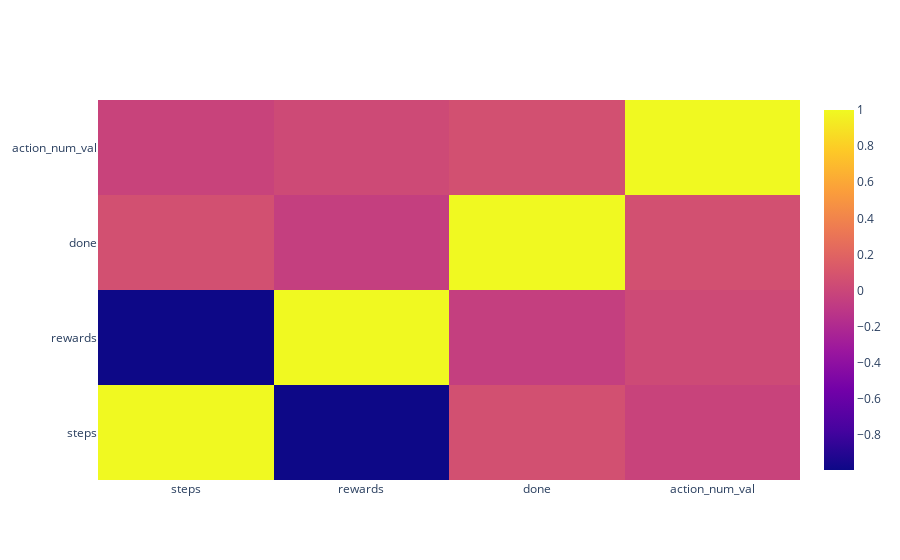

The notebook cell saved with this chart:
### Code cell
df_corr = df.corr()
fig_corr = go.Figure()
fig_corr.add_trace(
    go.Heatmap(
        x=df_corr.columns,
        y=df_corr.index,
        z=np.array(df_corr)
    )
)
print(df_corr)
fig_corr.show()

### Figure 1 — Plotly figure (JSON) as saved in the notebook; plotly's stock layout.template omitted (floating-point values rounded to 4 significant figures)
{"data": [{"type": "heatmap", "x": ["steps", "rewards", "done", "action_num_val"], "y": ["steps", "rewards", "done", "action_num_val"], "z": [[1, -0.9927, 0.06923, -0.02075], [-0.9927, 1.0, -0.05285, 0.02514], [0.06923, -0.05285, 1.0, 0.06343], [-0.02075, 0.02514, 0.06343, 1.0]]}], "layout": {}}
